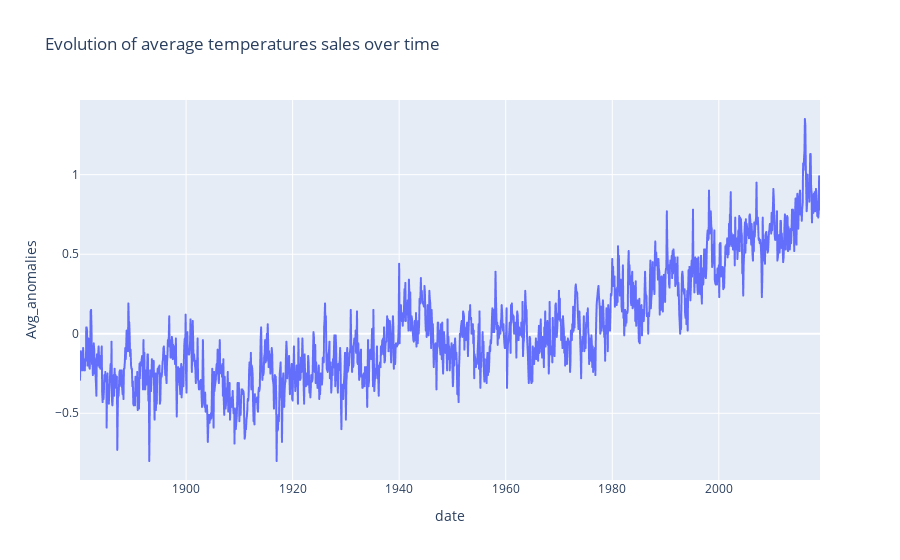

Notebook code cell kept with this figure:
### Markdown cell above
We can clearly see the trend in average temperature over time and a monthly seasonal pattern to the temperature. These are patterns we expect the forecast model to take into account.

### Code cell
fig = px.line(df, x="date", y="Avg_anomalies",  title='Evolution of average temperatures sales over time')
fig.show()

### Figure 1 — Plotly figure (JSON) as saved in the notebook; plotly's stock layout.template omitted (floating-point values rounded to 4 significant figures; data arrays with more than 128 entries replaced by an {"elided": "..."} marker saying what was removed)
{"data": [{"hovertemplate": "date=%{x}<br>Avg_anomalies=%{y}<extra></extra>", "legendgroup": "", "line": {"color": "#636efa", "dash": "solid"}, "mode": "lines", "name": "", "showlegend": false, "type": "scattergl", "x": {"elided": "1668 str values"}, "xaxis": "x", "y": {"elided": "1668 float values"}, "yaxis": "y"}], "layout": {"legend": {"tracegroupgap": 0}, "title": {"text": "Evolution of average temperatures sales over time"}, "xaxis": {"anchor": "y", "domain": [0, 1], "title": {"text": "date"}}, "yaxis": {"anchor": "x", "domain": [0, 1], "title": {"text": "Avg_anomalies"}}}}
